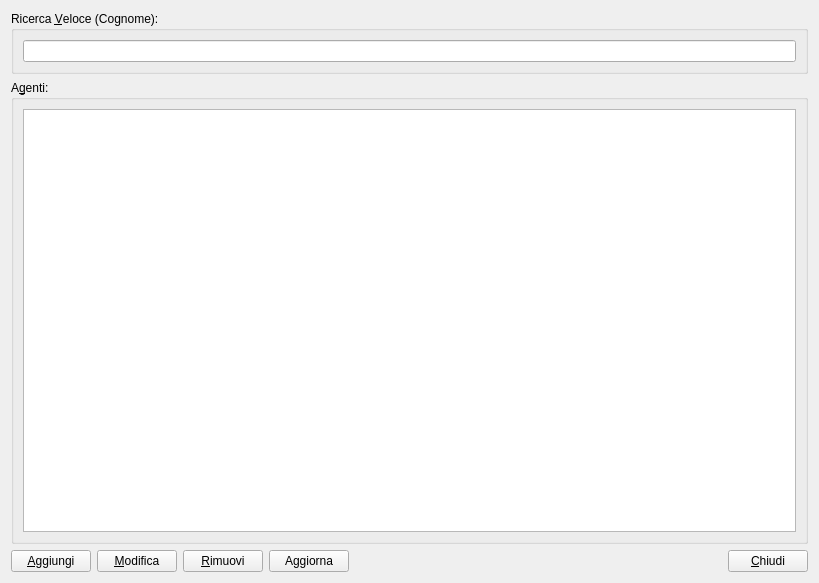
<?xml version="1.0" encoding="UTF-8"?>
<ui version="4.0">
 <class>AgentiViewDialog</class>
 <widget class="QDialog" name="AgentiViewDialog">
  <property name="geometry">
   <rect>
    <x>0</x>
    <y>0</y>
    <width>819</width>
    <height>583</height>
   </rect>
  </property>
  <property name="windowTitle">
   <string>Gestione Agenti</string>
  </property>
  <layout class="QVBoxLayout" name="verticalLayout" stretch="0,1,0">
   <item>
    <widget class="QGroupBox" name="groupBox_2">
     <property name="title">
      <string>Ricerca &amp;Veloce (Cognome):</string>
     </property>
     <property name="flat">
      <bool>false</bool>
     </property>
     <layout class="QHBoxLayout" name="horizontalLayout">
      <item>
       <widget class="QLineEdit" name="searchLineEdit"/>
      </item>
     </layout>
    </widget>
   </item>
   <item>
    <widget class="QGroupBox" name="groupBox">
     <property name="title">
      <string>A&amp;genti:</string>
     </property>
     <property name="flat">
      <bool>false</bool>
     </property>
     <property name="checkable">
      <bool>false</bool>
     </property>
     <layout class="QVBoxLayout" name="verticalLayout_3">
      <property name="bottomMargin">
       <number>9</number>
      </property>
      <item>
       <widget class="QTableView" name="agentiView">
        <property name="editTriggers">
         <set>QAbstractItemView::NoEditTriggers</set>
        </property>
        <property name="tabKeyNavigation">
         <bool>false</bool>
        </property>
        <property name="alternatingRowColors">
         <bool>true</bool>
        </property>
        <property name="selectionMode">
         <enum>QAbstractItemView::SingleSelection</enum>
        </property>
        <property name="selectionBehavior">
         <enum>QAbstractItemView::SelectRows</enum>
        </property>
        <property name="textElideMode">
         <enum>Qt::ElideRight</enum>
        </property>
        <property name="sortingEnabled">
         <bool>false</bool>
        </property>
        <attribute name="horizontalHeaderStretchLastSection">
         <bool>true</bool>
        </attribute>
       </widget>
      </item>
     </layout>
    </widget>
   </item>
   <item>
    <layout class="QHBoxLayout" name="horizontalLayout_2">
     <item>
      <widget class="QPushButton" name="addButton">
       <property name="text">
        <string>&amp;Aggiungi</string>
       </property>
       <property name="autoDefault">
        <bool>false</bool>
       </property>
       <property name="default">
        <bool>false</bool>
       </property>
      </widget>
     </item>
     <item>
      <widget class="QPushButton" name="updateButton">
       <property name="text">
        <string>&amp;Modifica</string>
       </property>
       <property name="autoDefault">
        <bool>false</bool>
       </property>
      </widget>
     </item>
     <item>
      <widget class="QPushButton" name="removeButton">
       <property name="text">
        <string>&amp;Rimuovi</string>
       </property>
       <property name="autoDefault">
        <bool>false</bool>
       </property>
      </widget>
     </item>
     <item>
      <widget class="QPushButton" name="refreshButton">
       <property name="text">
        <string>Aggiorna</string>
       </property>
       <property name="autoDefault">
        <bool>false</bool>
       </property>
      </widget>
     </item>
     <item>
      <spacer name="horizontalSpacer">
       <property name="orientation">
        <enum>Qt::Horizontal</enum>
       </property>
       <property name="sizeHint" stdset="0">
        <size>
         <width>40</width>
         <height>20</height>
        </size>
       </property>
      </spacer>
     </item>
     <item>
      <widget class="QPushButton" name="closeButton">
       <property name="text">
        <string>&amp;Chiudi</string>
       </property>
       <property name="autoDefault">
        <bool>false</bool>
       </property>
      </widget>
     </item>
    </layout>
   </item>
  </layout>
 </widget>
 <resources/>
 <connections>
  <connection>
   <sender>closeButton</sender>
   <signal>clicked()</signal>
   <receiver>AgentiViewDialog</receiver>
   <slot>close()</slot>
   <hints>
    <hint type="sourcelabel">
     <x>395</x>
     <y>326</y>
    </hint>
    <hint type="destinationlabel">
     <x>394</x>
     <y>276</y>
    </hint>
   </hints>
  </connection>
  <connection>
   <sender>addButton</sender>
   <signal>clicked()</signal>
   <receiver>AgentiViewDialog</receiver>
   <slot>addRecord()</slot>
   <hints>
    <hint type="sourcelabel">
     <x>395</x>
     <y>32</y>
    </hint>
    <hint type="destinationlabel">
     <x>321</x>
     <y>119</y>
    </hint>
   </hints>
  </connection>
  <connection>
   <sender>updateButton</sender>
   <signal>clicked()</signal>
   <receiver>AgentiViewDialog</receiver>
   <slot>updateRecord()</slot>
   <hints>
    <hint type="sourcelabel">
     <x>395</x>
     <y>61</y>
    </hint>
    <hint type="destinationlabel">
     <x>342</x>
     <y>143</y>
    </hint>
   </hints>
  </connection>
  <connection>
   <sender>removeButton</sender>
   <signal>clicked()</signal>
   <receiver>AgentiViewDialog</receiver>
   <slot>removeRecord()</slot>
   <hints>
    <hint type="sourcelabel">
     <x>395</x>
     <y>90</y>
    </hint>
    <hint type="destinationlabel">
     <x>361</x>
     <y>173</y>
    </hint>
   </hints>
  </connection>
  <connection>
   <sender>refreshButton</sender>
   <signal>clicked()</signal>
   <receiver>AgentiViewDialog</receiver>
   <slot>updateViewAgenti()</slot>
   <hints>
    <hint type="sourcelabel">
     <x>364</x>
     <y>113</y>
    </hint>
    <hint type="destinationlabel">
     <x>326</x>
     <y>241</y>
    </hint>
   </hints>
  </connection>
 </connections>
 <slots>
  <slot>addRecord()</slot>
  <slot>updateRecord()</slot>
  <slot>removeRecord()</slot>
  <slot>searchRecord()</slot>
  <slot>updateViewAgenti()</slot>
 </slots>
</ui>
